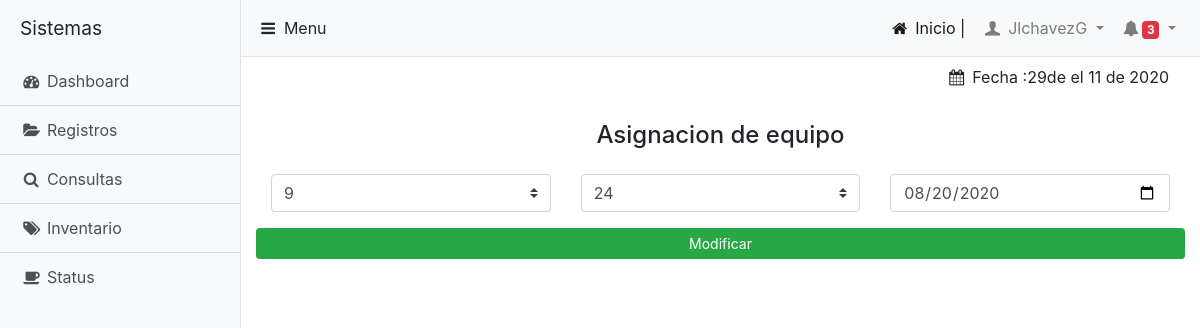
Screenshot of /Modificar_Asigna.php?Id_asignacion=10 (signed in) with the database file from the repository.
### tables this page shows
CREATE TABLE `Asignaciones` (
  `Id_asignacion` int(11) NOT NULL,
  `Id_Laptop` int(11) NOT NULL,
  `Id_Usuario` int(11) NOT NULL,
  `Fecha` date NOT NULL,
  `Numero` varchar(255) NOT NULL,
  `User_Reg` varchar(255) NOT NULL,
  `Id_Estado` int(11) NOT NULL
);

### Modificar_Asigna.php (the view, shortened to what this page needs)
<?php
include 'includes/conecta.php';
$usuario = $_SESSION['Usuario'];
$consulta = "SELECT * FROM Usuarios WHERE Usuario = '".$usuario."'";
$respuesta = $conecta->query($consulta);
$fila = $respuesta->fetch_array();
if ($fila > 0) {
  $user = $fila;
}
$id = $_GET['Id_asignacion'];
$recorrido = "SELECT * FROM Asignaciones WHERE Id_asignacion = '$id'";
$resultado = $conecta->query($recorrido);
$modifica = $resultado->fetch_array(MYSQLI_ASSOC);
?>
<!DOCTYPE html>
<html lang="en" dir="ltr">
  <head>
    <link rel="stylesheet" href="css/bootstrap.css">
    <link rel="stylesheet" href="css/fontello.css">
    <link rel="stylesheet" href="css/simple-sidebar.css">
    <link rel="stylesheet" href="css/pace.css">
  </head>
  <body>
    <div class="d-flex" id="wrapper">
      <?php
              $sidebar = $user['Id_Nivel']; if ($sidebar == 1) { include 'includes/sidebarS.php'; } elseif ($sidebar == 2){ include 'includes/sidebarA.php'; } else { include 'includes/sidebarU.php';}
         ?>
      <div id="page-content-wrapper">
           <?php include 'includes/barra.php'; ?>
             <div class="container-fluid">
                 <div class="text text-right">
                    <p class="nav-link"><span class="icon-calendar"></span> Fecha :<?php echo date("d")."de el " .date("m"). " de " .date("Y");?></p>
                 </div>
                 <h4 class="mt-4 text text-center">Asignacion de equipo</h4>
                 <div class="container py-3">
                   <form name="form1" action="<?php echo $_SERVER['PHP_SELF']; ?>" method="post" enctype="multipart/form-data" id="form1">
                      <div class="row">
                             <div class="col">
                                 <select class="custom-select" name="laptop">
                                    <option value="<?php echo $modifica['Id_Laptop'];?>"><?php echo $modifica['Id_Laptop'];?></option>
                                 </select>
                             </div>
                             <div class="col">
                               <select class="custom-select" name="usuario">
                                  <option value="<?php echo $modifica['Id_Usuario'];?>"><?php echo $modifica['Id_Usuario'];?></option>
                               </select>
                             </div>
                             <div class="col">
                                  <input type="date" class="form-control" name="fecha" value="<?php echo $modifica['Fecha'];?>" placeholder="Fecha" required>
                             </div>
                      </div>
                     <div class="row py-3">
                          <input type="submit" name="modifica" value="Modificar" class="btn btn-success btn-sm btn-lg btn-block">
                     </div>
                     </div>
                   </div>
             </div>
       </div>
   </body>
</html>

### css/simple-sidebar.css (style rules this page uses)
#wrapper { overflow-x: hidden; }
#page-content-wrapper { min-width: 100vw; }
@media (min-width: 768px) { #page-content-wrapper { min-width: 0; width: 100%; } }

### rows the page displays
asignaciones: laptop "9", usuario "24", fecha "08/20/2020"

### other values shown
$usuario "JlchavezG"
$count "3"
